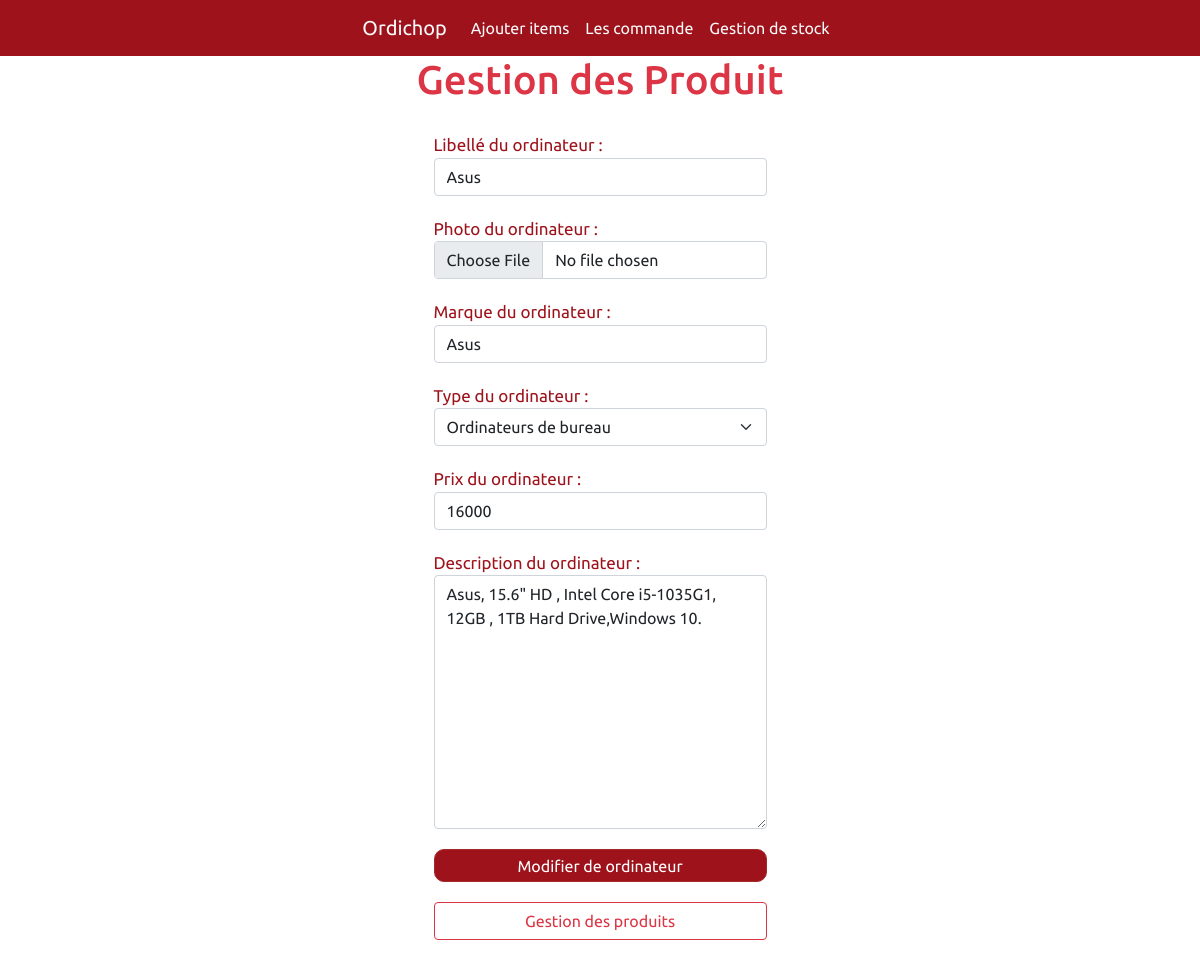
The app's page /admin/Gestion_des_produits.php?mdf=14 (signed in) with its own data.
### tables this page shows
CREATE TABLE IF NOT EXISTS `produits_ordinateur` (
  `id_ordinateur` int(11) NOT NULL AUTO_INCREMENT,
  `nom_ordinateur` varchar(225) NOT NULL,
  `img_ordinateur` varchar(1000) NOT NULL,
  `marque_ordinateur` varchar(225) NOT NULL,
  `type_ordinateur` varchar(50) NOT NULL,
  `quantite` int(11) NOT NULL,
  `prix_ordinateur` int(11) NOT NULL,
  `dscription_ordinateur` varchar(1000) NOT NULL,
  PRIMARY KEY (`id_ordinateur`)
);

### admin/Gestion_des_produits.php (the view, shortened to what this page needs)
<?php
include "incAdmin/hedear.php";
?>
<h1 align="center" class="text-danger">Gestion des Produit</h1>
<?php
include "../inc/db.php";
$sql = $db->prepare("SELECT * from produits_ordinateur");
$sql->execute();
$tab = $sql->fetchAll();
if (empty($_GET['mdf'])) {
?>
    <table class='table table-striped mt-2'>
        <tr class="bg-cl text-white row-12">
            <td class="col-2">Image</td>
            <td class="col-2">Nom</td>
            <td class="col-2">Type</td>
            <td class="col">Prix</td>
            <td class="col-3">Description</td>
            <td class="col-2">action</td>
        </tr>
        <?php foreach ($tab as $val) { ?>
            <tr>
                <td><img src="image/<?= $val['img_ordinateur'] ?>" alt="" class="img-thumbnail imgg"> </td>
                <td><?= $val['nom_ordinateur'] ?></td>
                <td><?= $val['type_ordinateur'] ?></td>
                <td><?= $val['prix_ordinateur'] ?>DH</td>
                <td><?= $val['dscription_ordinateur'] ?></td>
                <td>
                    <a href="?sepp=<?= $val['id_ordinateur'] ?>" onclick="return confirm('Voulez-vous supprimer le produit') "><i class="fa-solid fa-xmark"></i></a>
                    <a href="?mdf=<?= $val['id_ordinateur'] ?>"><i class="fa-solid fa-pen-to-square"></i></a>
                </td>
            </tr>
        <?php } ?>
    </table>
<?php } else {
    $sql = $db->prepare("SELECT * from produits_ordinateur where id_ordinateur=?");
    $sql->execute([$_GET['mdf']]);
    $tab = $sql->fetch();
?>
    <div class="adminbody">
        <form action="" method="post" enctype="multipart/form-data">
            <div>
                <label for="">Libellé du ordinateur :</label>
                <input type="text" name="c_name" value="<?= $tab['nom_ordinateur'] ?>" placeholder="Libellé du produit" class="form-control">
            </div>
            <div>
                <label for="">Photo du ordinateur :</label>
                <input type="file" name="c_image" value="image<?= $tab['img_ordinateur'] ?>" class="form-control">
            </div>
            <div>
                <label for="">Marque du ordinateur :</label>
                <input type="text" name="c_marque" value="<?= $tab['marque_ordinateur'] ?>" placeholder="Marque du pruduit" class="form-control">
            </div>
            <div class="c">
                <label for="">Type du ordinateur :</label>
                <select name="c_type" id="" class="form-select">
                    <option value="Ordinateurs_de_bureau">Ordinateurs de bureau</option>
                </select>
            </div>
            <div>
                <label for="">Prix du ordinateur :</label>
                <input type="number" name="c_prix" value="<?= $tab['prix_ordinateur'] ?>" class="form-control">
            </div>
            <div>
                <label for="">Description du ordinateur :</label>
                <textarea name="c_description" cols="5" rows="10" class="form-control"><?= $tab['dscription_ordinateur'] ?></textarea>
            </div>
            <div>
                <input type="submit" value="Modifier de ordinateur" name="Modifier">
            </div>
            <div>
                <a href="Gestion_des_produits.php" class="btn btn-outline-danger">Gestion des produits</a>
            </div>
        </form>
    </div>
<?php
}
?>

### admin/css/style.css (style rules this page uses)
body { background-color: #f3f3f3; }
.adminbody { display: flex; justify-content: center; align-self: center; }
form div { margin: 20px; display: flex; flex-direction: column; }
form input { color: #9e121b; border-radius: 10px; border: 0.5px solid brown; display: flex; justify-content: center; padding: 3px; }
form select { color: #9e121b; border-radius: 10px; border: 0.5px solid brown; }
form label { font-size: 17px; color: #9e121b; }
form input[type="submit"] { background-color: #9e121b; height: 33px; color: white; }

### admin/css/dash.css (style rules this page uses)
* { font-family: "Ubuntu", sans-serif; margin: 0; padding: 0; box-sizing: border-box; }
:root { --blue: #9e121b; --white: #fff; --gray: #f3f3f3; --black1: #222; --black2: #999; }

### records on screen
produits_ordinateur: c_name "Asus", c_marque "Asus", c_prix "16000", c_description "Asus, 15.6\" HD , Intel Core i5-1035G1, 12GB , 1TB Hard Drive,Windows 10."
